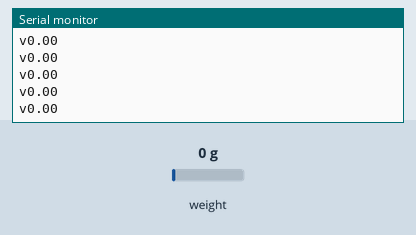
A sketch run on a simulated Arduino Uno, built with avr-gcc and run on an emulated ATmega328P. Parts: the last lines printed to the serial monitor. Inputs (shaded band) come from the test bench; at power-on: weight on the scale 0 g.

Above: at 3.2 s.
3.3 s: weight on the scale set to 100 g
At 3.31 s:
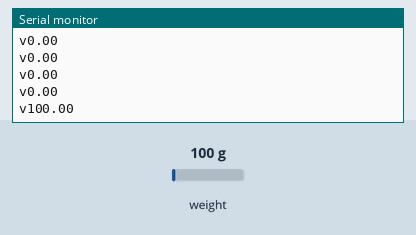
4.8 s: weight on the scale set to 1250 g
At 4.82 s:
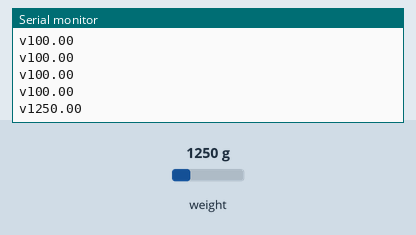
Timing chart, 0 to 7.8 s (numbered marks = the images above; inputs shaded):
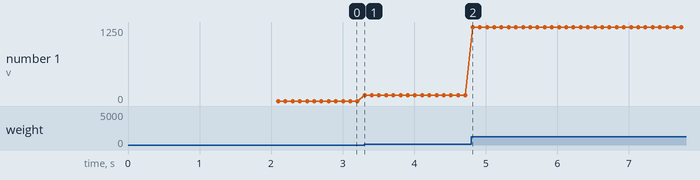

The sketch:

sensor_berat.ino
```cpp
#include "HX711.h"

HX711 scale(13, 4);
unsigned long currentMillis;
unsigned long timerWrite;
unsigned long timerRead;

float fixData;
float calibration_factor = 1000; // this calibration factor is adjusted according to my load cell
float units;
float ounces;
float avarage;

uint8_t readyAct;
uint8_t counter;

void setup()
{
  Serial.begin(9600);
  scale.set_scale();
  scale.tare();  //Reset the scale to 0

  long zero_factor = scale.read_average(); //Get a baseline reading

}

void loop()
{
  currentMillis = millis(); // Dapatkan waktu saat ini
  scale.set_scale(calibration_factor); //Adjust to this calibration factor
  units = scale.get_units(), 1;
  if (units < 0)
  {
    units = 0.00;
  }
  if (currentMillis - timerWrite >= 100) {

    if (counter == 0 ) {
      Serial.print("v");
      Serial.println(units);

      timerWrite = currentMillis;
    }
  }
}
```

Measured:
- after the input at 3.3 s, the serial monitor: prints a new line at once (image 1)
- after the input at 4.8 s, the serial monitor: prints a new line at once (image 2)
- plotted number 1: 0 → 100 after the input at 3.3 s, 100 → 1250 after the input at 4.8 s
